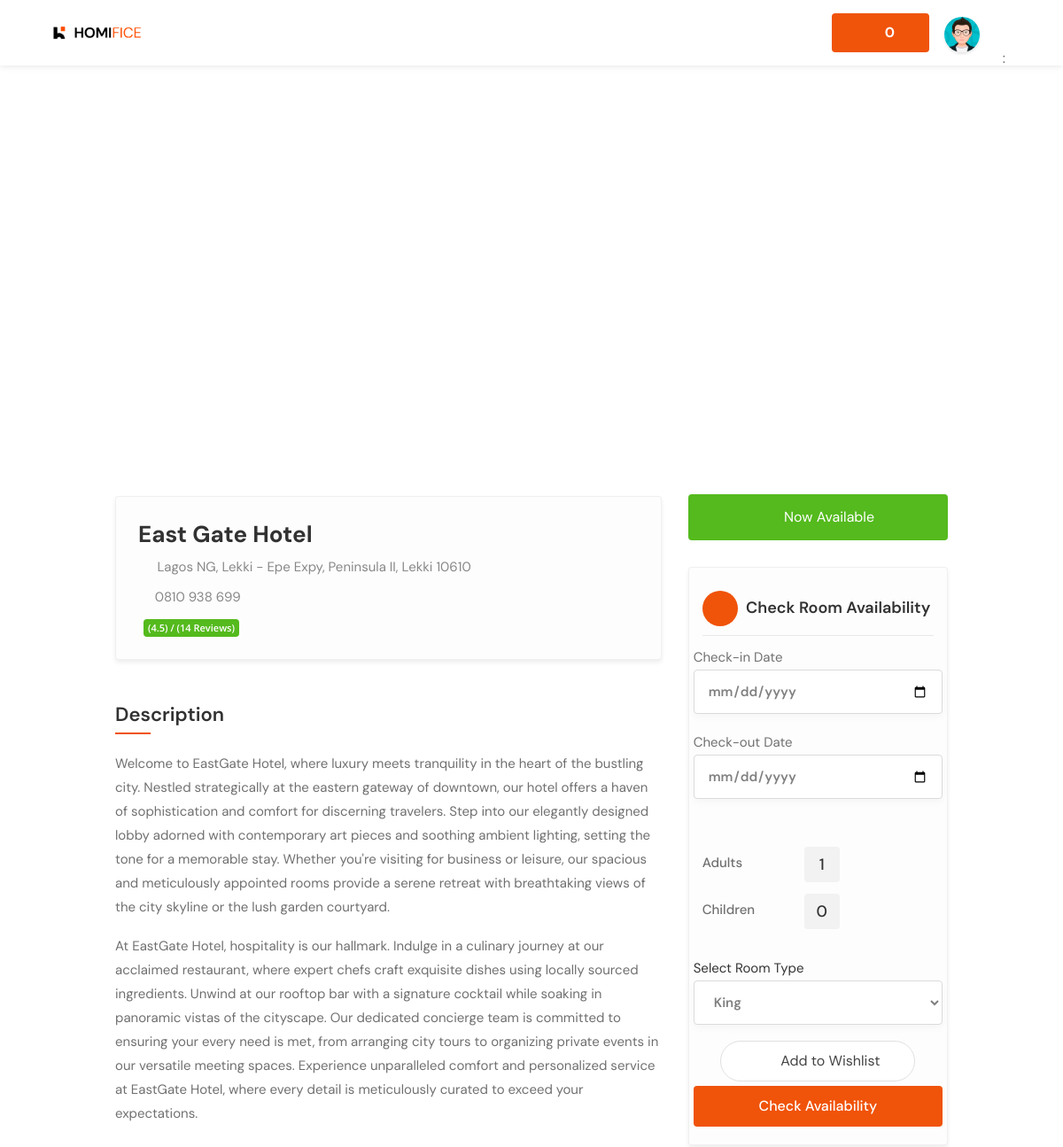
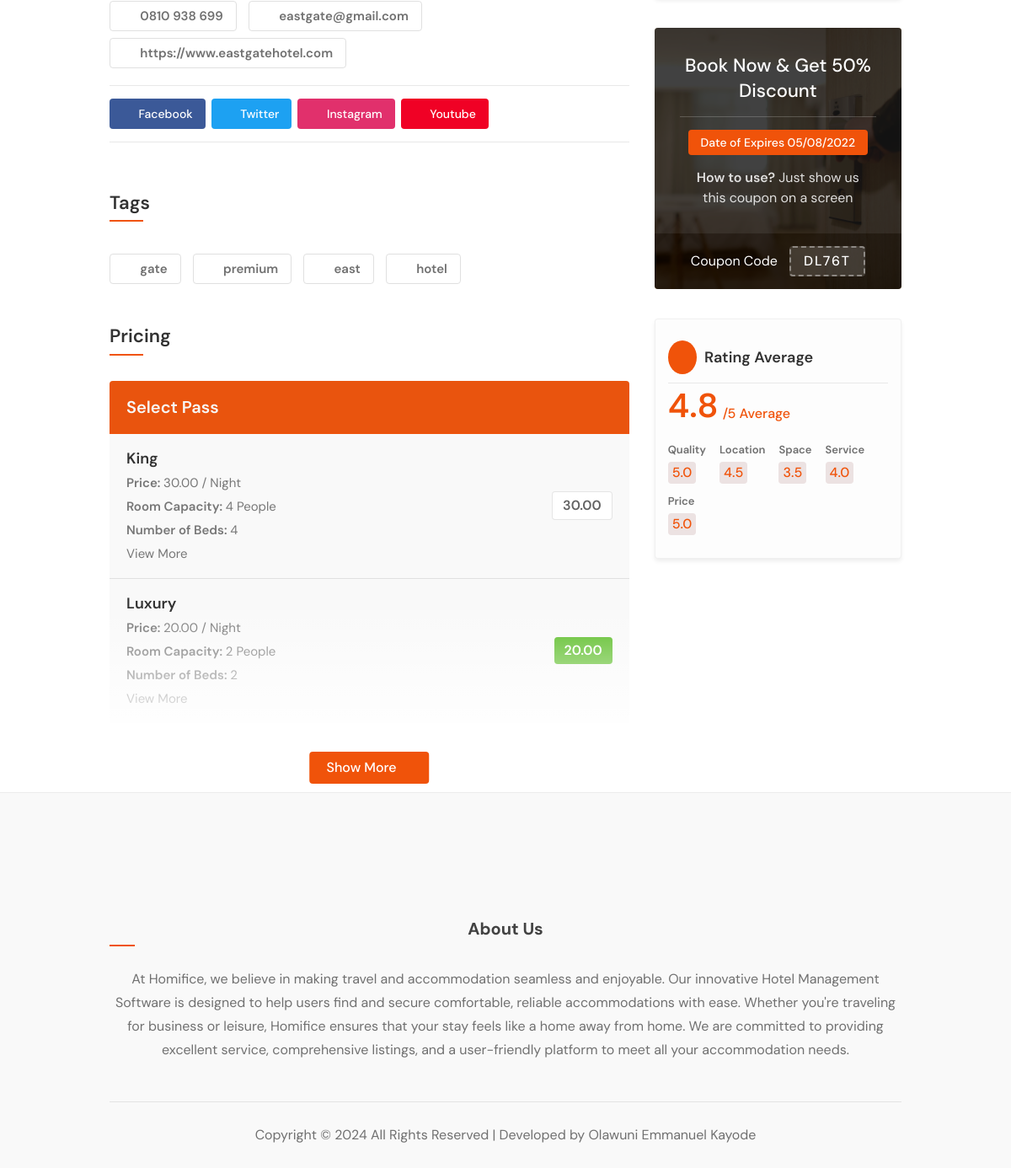
Screenshot of /detail/east-gate-hotel/ (signed in) with the database file from the repository (2 pictures, top to bottom).
### hotel/models.py (models this page shows, shortened)
class Hotel(models.Model):
    user = models.ForeignKey(User, on_delete=models.SET_NULL, null=True)  # The hotel lister
    name = models.CharField(max_length=255)
    description = CKEditor5Field(null=True, blank=True, config_name='extends')
    image = models.FileField(upload_to="hotel_gallery")
    address = models.CharField(max_length=500)
    mobile = models.CharField(max_length=20)
    email = models.EmailField()
    status = models.CharField(max_length=20, choices=HOTEL_STATUS, default="Live")
    tags = TaggableManager(blank=True)
    views = models.IntegerField(default=0)
    featured = models.BooleanField(default=False)
    hotelID = ShortUUIDField(unique=True, length=10, max_length=20, alphabet="abcdefghijklmnopqrstuvwxyz")
    slug = models.SlugField(unique=True)
    date = models.DateTimeField(auto_now_add=True)
    website = models.CharField(max_length=2048, null=True, blank=True)
    facebook = models.CharField(max_length=2048, null=True, blank=True)
    twitter = models.CharField(max_length=2048, null=True, blank=True)
    instagram = models.CharField(max_length=2048, null=True, blank=True)
    youtube = models.CharField(max_length=2048, null=True, blank=True)
    def thumbnail(self):
        if self.image:
            return mark_safe("<img src='%s' width='50' height='50' style='object-fit: cover; border-radius 7px;' />" % (self.image.url))
        return "No Image"
    thumbnail.short_description = 'Thumbnail'
    def hotel_gallery(self):
        return HotelGallery.objects.filter(hotel=self)
    def hotel_room_types(self):
        return RoomType.objects.filter(hotel=self)

class RoomType(models.Model):
    hotel = models.ForeignKey(Hotel, on_delete=models.CASCADE)
    type = models.CharField(max_length=10)
    price = models.DecimalField(max_digits=12, decimal_places=2, default=0.00)
    number_of_beds = models.PositiveBigIntegerField(default=0)
    room_capacity = models.PositiveIntegerField(default=0)
    roomTypeID = ShortUUIDField(unique=True, length=10, max_length=20, alphabet="abcdefghijklmnopqrstuvwxyz")
    slug = models.SlugField(unique=True)
    date = models.DateTimeField(auto_now_add=True)
    class Meta:
        verbose_name_plural = "Room Type"

### hotel/views.py (the view)
# urls.py: path("detail/<slug>/", views.hotel_detail, name="hotel_detail"),
def hotel_detail(request, slug):
    hotel = Hotel.objects.get(status="Live", slug=slug)
    context = {
        "hotel": hotel,
    }
    return render(request, "hotel/hotel_detail.html", context)

### templates/hotel/hotel_detail.html (shortened to what this page needs)
{% extends 'partials/base.html' %}
{% load static %}
{% block content %}
<div id="utf_listing_gallery_part" class="utf_listing_section">
    <div class="utf_listing_slider utf_gallery_container margin-bottom-0">
    </div>
</div>
<div class="container">
    <div class="row utf_sticky_main_wrapper">
        <div class="col-lg-8 col-md-8">
            <div id="titlebar" class="utf_listing_titlebar">
                <div class="utf_listing_titlebar_title">
                    <h1>{{hotel.name}}</h1>
                    <span> <a href="#utf_listing_location" class="listing-address"> <i class="sl sl-icon-location"></i>
                            {{hotel.address}}</a> </span>
                    <span class="call_now"><i class="sl sl-icon-phone"></i> {{hotel.mobile}} </span>
                    <div class="utf_star_rating_section" data-rating="4.5">
                        <div class="utf_counter_star_rating">(4.5) / (14 Reviews)</div>
                    </div>
                </div>
            </div>
            <div id="utf_listing_overview" class="utf_listing_section">
                <h3 class="utf_listing_headline_part margin-top-30 margin-bottom-30">Description</h3>
                <p>{{ hotel.description|safe }}</p>
                <div id="utf_listing_tags"
                    class="utf_listing_section listing_tags_section margin-bottom-10 margin-top-0">
                    <a href="tel:{{hotel.mobile }}"><i class="sl sl-icon-phone"></i> {{hotel.mobile}} </a>
                    <a href="mailto:{{ hotel.email }}"><i class="fa fa-envelope-o"></i> {{hotel.email}} </a>
                    <a href="https://{{hotel.website }}"><i class="sl sl-icon-globe"></i>  {{hotel.website}} </a>
                </div>
                <div class="social-contact">
                    <a href="{{hotel.facebook}}" class="facebook-link"><i class="fa fa-facebook"></i> Facebook</a>
                    <a href="{{hotel.twitter}}" class="twitter-link"><i class="fa fa-twitter"></i> Twitter</a>
                    <a href="{{hotel.instagram}}" class="instagram-link"><i class="fa fa-instagram"></i> Instagram</a>
                    <a href="{{hotel.youtube}}" class="youtube-link"><i class="fa fa-youtube-play"></i> Youtube</a>
                </div>
            </div>
            <div id="utf_listing_tags" class="utf_listing_section listing_tags_section">
                <h3 class="utf_listing_headline_part margin-top-40 margin-bottom-40">Tags</h3>
                {% for all_tags in hotel.tags.all %}
                <a href="#"><i class="fa fa-tag" aria-hidden="true"></i> {{ all_tags.name }}</a>
                {% endfor %}
            </div>
            <div class="utf_listing_section">
                <h3 class="utf_listing_headline_part margin-top-50 margin-bottom-40">Pricing</h3>
                <div class="show-more">
                    <div class="utf_pricing_list_section">
                        <h4>Select Pass</h4>
                        <ul>
                            {% for rooms in hotel.hotel_room_types %}
                            <li>
                                <h5>{{rooms.type}}</h5>
                                <p><strong>Price: </strong>{{rooms.price}} / Night </p>
                                <p><strong>Room Capacity: </strong>{{rooms.room_capacity}} People </p>
                                <p><strong>Number of Beds: </strong>{{rooms.number_of_beds}} </p>
                                <p><a href="{% url 'hotel:room_type_detail' rooms.hotel.slug rooms.slug%}"
                                        class="text-muted">View More <i class="fas fa-link"></i></a></p>
                                <span>{{rooms.price}}</span>
                            </li>
                            {% endfor %}
                        </ul>
                    </div>
                </div>
                <a href="#" class="show-more-button" data-more-title="Show More" data-less-title="Show Less"><i
                        class="fa fa-angle-double-down"></i></a>
            </div>
        </div>
        <div class="col-lg-4 col-md-4 margin-top-75 sidebar-search">
            <div class="verified-badge with-tip margin-bottom-30"
                data-tip-content="Purchase ticket has been verified and belongs business owner or manager."> <i
                    class="sl sl-icon-check"></i> Now Available</div>
                    <div class="utf_box_widget booking_widget_box shadow-lg ">
                        <h3><i class="fa fa-calendar"></i> Check Room Availability</h3>
                        <form class="row with-forms margin-top-0" method="POST" action="{% url 'booking:check_room_availability' %}">
                            <div class="select_date_box">
                              <label for="checkin">Check-in Date</label>
                              <input type="date" class="date-pick_1" name="checkin" id="checkin" ="Select Date">
                            </div>
                            <div class="select_date_box">
                              <label for="checkout">Check-out Date</label>
                              <input type="date" class="date-pick_2" id="checkout" name="checkout" placeholder="Select Date">
                            </div>
                            <div class="with-forms ">
                              <div class="col-lg-12">
                                <div class="panel-dropdown-content">
                                  <div class="qtyButtons">
                                    <div class="qtyTitle">Adults</div>
                                    <input type="text" class="qtyInput" name="adult" value="1">
                                  </div>
                                  <div class="qtyButtons">
                                    <div class="qtyTitle">Children</div>
                                    <input type="text" class="qtyInput" name="children" value="0">
                                  </div>
                                </div>
                              </div>
                            </div>
                            <div class="with-forms margin-top-30">
                              <a href="#">Select Room Type</a>
                              <select name="room_type" class="utf_chosen_select_single" required id="">
                                {% for r in hotel.hotel_room_types %}
                                <option value="{{r.slug}}">{{r.type}}</option>
                                {% endfor %}
                              </select>
                            </div>
                            <button class="like-button add_to_wishlist"><span class="like-icon"></span> Add to Wishlist</button>
                            <button type="submit" class="utf_progress_button button fullwidth_block margin-top-5">Check
                              Availability</button>
                          </form>
                      </div>
            <div class="opening-hours margin-top-35">
                <div class="utf_coupon_widget" style="background-image: url(images/coupon-bg-1.jpg);">
                    <div class="utf_coupon_overlay"></div>
                    <a href="#" class="utf_coupon_top">
                        <h3>Book Now & Get 50% Discount</h3>
                        <div class="utf_coupon_expires_date">Date of Expires 05/08/2022</div>
                        <div class="utf_coupon_used"><strong>How to use?</strong> Just show us this coupon on a screen
                        </div>
                    </a>
                    <div class="utf_coupon_bottom">
                        <p>Coupon Code</p>
                        <div class="utf_coupon_code">DL76T</div>
                    </div>
                </div>
            </div>
            <div class="utf_box_widget opening-hours review-avg-wrapper margin-top-35">
                <h3><i class="sl sl-icon-star"></i> Rating Average </h3>
                <div class="box-inner">
                    <div class="rating-avg-wrapper text-theme clearfix">
                        <div class="rating-avg">4.8</div>
                        <div class="rating-after">
                            <div class="rating-mode">/5 Average</div>
                        </div>
                    </div>
                    <div class="ratings-avg-wrapper">
                        <div class="ratings-avg-item">
                            <div class="rating-label">Quality</div>
                            <div class="rating-value text-theme">5.0</div>
                        </div>
                        <div class="ratings-avg-item">
                            <div class="rating-label">Location</div>
                            <div class="rating-value text-theme">4.5</div>
                        </div>
                        <div class="ratings-avg-item">
                            <div class="rating-label">Space</div>
                            <div class="rating-value text-theme">3.5</div>
                        </div>
                        <div class="ratings-avg-item">
                            <div class="rating-label">Service</div>
                            <div class="rating-value text-theme">4.0</div>
                        </div>
                        <div class="ratings-avg-item">
                            <div class="rating-label">Price</div>
                            <div class="rating-value text-theme">5.0</div>
                        </div>
                    </div>
                </div>
            </div>
        </div>
    </div>
</div>
{% endblock content %}

### static/css/mmenu.css (style rules this page uses)
:root { --mm-line-height:20px; --mm-listitem-size:44px; --mm-navbar-size:44px; --mm-offset-top:0; --mm-offset-right:0; --mm-offset-bottom:0; --mm-offset-left:0; --mm-color-border:rgba(0, 0, 0, 0.1); --mm-color-button:rgba(0, 0, 0, 0.3); --mm-color-text:rgba(0, 0, 0, 0.75); --mm-color-text-dimmed:rgba(0, 0, 0, 0.3); --mm-color-background:#f3f3f3; --mm-color-background-highlight:rgba(0, 0, 0, 0.05); --mm-color-background-emphasis:rgba(255, 255, 255, 0.4); --mm-shadow:0 0 10px rgba(0, 0, 0, 0.3) }

### static/css/style.css (style rules this page uses)
body { color: #707070; font-size: 15px; line-height: 28px; background-color: #fff; }
body p { font-size: 16px; line-height: 28px; }
body, h1, h2, h3, h4, h5, h6, input[type="text"], input[type="password"], input[type="email"], textarea, select, input[type="button"], input[type="submit"], button, #tiptip_content, .map-box p, .map-box div, .numerical-rating .utf_counter_star_rating, body .nav_responsive i.menu-trigger:after { font-family:'DM Sans', sans-serif; text-transform: none; }
h1, h2, h3, h4, h5, h6 { color: #323232; }
* { margin: 0px; padding: 0px; box-sizing: border-box; }
ul, li { margin: 0px; list-style-type: none; }
label { display: block; margin: 0; }

### rows the page displays
Hotel: name "East Gate Hotel", address "Lagos NG, Lekki - Epe Expy, Peninsula II, Lekki 10610", mobile "0810 938 699", description "Welcome to EastGate Hotel, where luxury meets tranquility in the heart of the bustling city. Nestled strategically at the eastern gateway of downtown, our hotel offers a haven of sophistication and comfort for discerning travelers. Step into our elegantly designed lobby adorned with contemporary art pieces and soothing ambient lighting, setting the tone for a memorable stay. Whether you're visiting for business or leisure, our spacious and meticulously appointed rooms provide a serene retreat with breathtaking views of the city skyline or the lush garden courtyard. At EastGate Hotel, hospitality is our hallmark. Indulge in a culinary journey at our acclaimed restaurant, where expert chefs…", email "eastgate@gmail.com", website "https://www.eastgatehotel.com"
Tag: name "gate"
Tag: name "premium"
Tag: name "east"
Tag: name "hotel"
RoomType: type "King", price "30.00", room_capacity "4", number_of_beds "4"
RoomType: type "Luxury", price "20.00", room_capacity "2", number_of_beds "2"

### other values shown
{{ request.session.selection_data_obj|length }} "0"
form field room_type "King"
